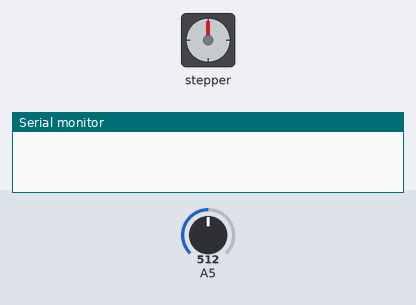
This sketch was run on a simulated Arduino Uno, built with avr-gcc and run on an emulated ATmega328P. Parts: stepper motor, the last lines printed to the serial monitor. Inputs (shaded band) come from the test bench; at power-on: A5 = 512. Stepper angles assume 2048 steps per turn.

Above: at 1.2 s.
1.3 s: A5 set to 443
2.8 s: A5 set to 408
At 2.95 s:
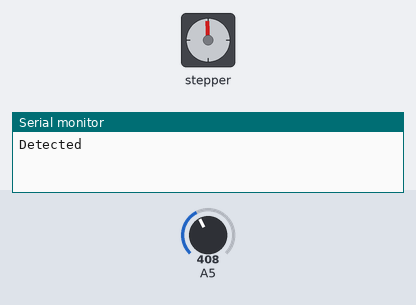
5.8 s: A5 set to 435
Timing chart, 0 to 8.8 s (numbered marks = the images above; inputs shaded):
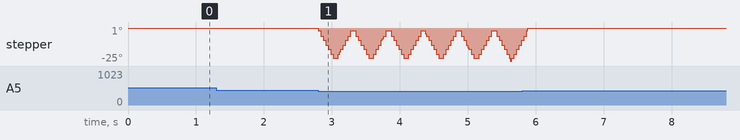

The sketch:

google_chrome.ino
```cpp
#include <Stepper.h>

Stepper mStep(2048, 4,6,5,7);

bool bs = HIGH;

void setup() {
  mStep.setSpeed(16);
  pinMode(3,INPUT_PULLUP);
  Serial.begin(9600);

}

void loop() {
  int a = analogRead(A5);
  if(a > 475){
    //Serial.println("not detect");

  }else if(a < 425){
    Serial.println("Detected");
    steper();
  }


}

void steper(){
  mStep.step(-140);
  mStep.step(140);

}
```

Measured:
- the behaviour switches between 425 and 424 on A5 (found by bisection; images 0 and 1)
- after the input at 1.3 s, every drawn part: stays the same
- after the input at 2.8 s, stepper: turns 23° counter-clockwise in 0.22 s, then 21° clockwise in 0.18 s, repeating every 0.55 s
